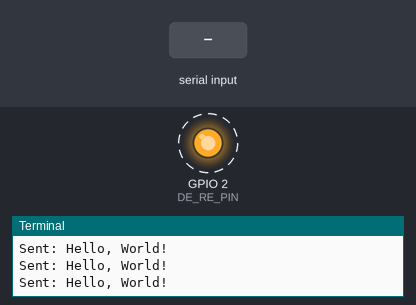
Recording of a program running on a simulated Raspberry Pi (BCM pin numbers). Shown: output pins drawn as LEDs (lit = HIGH), the last lines printed to the terminal. Dashed ring = blinking. Inputs (shaded band) come from the test bench.

Above: at 1.25 s.
1.3 s: "1\n" received over the second serial link
At 1.6 s:
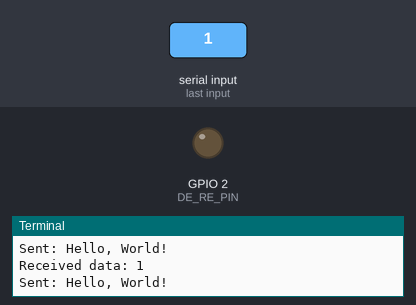
At 2.05 s:
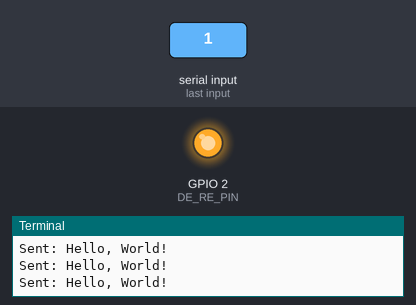
Timing chart, 0 to 10.3 s (numbered marks = the images above; inputs shaded):
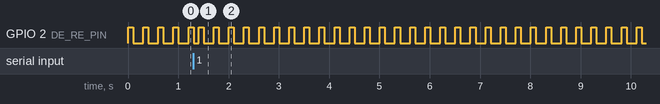

Measured:
- by itself, GPIO 2 (DE_RE_PIN): repeats every 0.30 s: HIGH 0.10 s, LOW 0.20 s

The program:

UART_ile_Veri_G_nderme_ve_Alma.py
```python
import serial
import RPi.GPIO as GPIO
import time

# RS485 DE/RE pinlerini tanımla
DE_RE_PIN = 2

# GPIO pinlerini BCM modunda ayarla
GPIO.setmode(GPIO.BCM)
GPIO.setup(DE_RE_PIN, GPIO.OUT)

# UART tanımla
uart = serial.Serial(port='/dev/ttyAMA0', baudrate=9600, timeout=0.1)

def enable_transmit():
    GPIO.output(DE_RE_PIN, GPIO.HIGH)

def enable_receive():
    GPIO.output(DE_RE_PIN, GPIO.LOW)

def send_data(data):
    enable_transmit()
    uart.write(data.encode())
    time.sleep(0.05)  # Bekleme süresi, gereksinime göre ayarlayabilirsiniz.
    enable_receive()

def receive_data():
    enable_receive()
    data = uart.readline()
    return data.decode().strip() if data else None

# Ana döngü
while True:
    # Sürekli olarak "Merhaba" yaz
    enable_transmit()
    data_to_send = "Hello, World!\n"  # Gönderilecek veri
    uart.write(data_to_send.encode())  # Veriyi UART üzerinden gönder
    print("Sent:", data_to_send.strip())  # Gönderilen veriyi ekrana yazdır
    time.sleep(0.1)  # Bir saniye bekleme ekleyelim, sürekli gönderim olmaması için

    received_data = receive_data()  # Gelen veriyi al
    if received_data is not None:
        print("Received data:", received_data)  # Gelen veriyi ekrana yazdır
    time.sleep(0.1)  # Biraz bekleme ekleyelim, işlemciyi yormamak için
```
